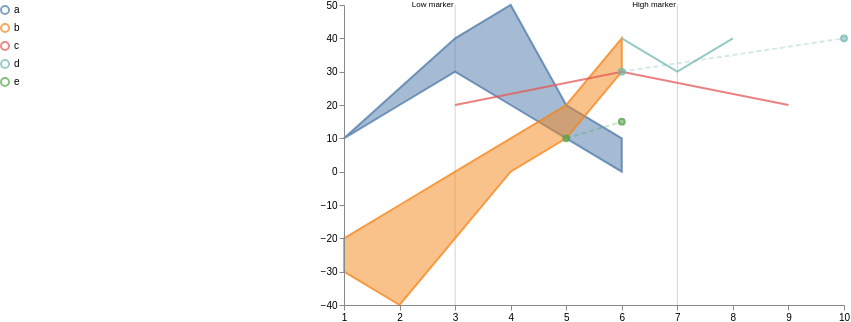

Write the Vega-Lite specification saved for this chart.
### Vega specification from a JSON file in a GitHub repository (floating-point values rounded to 4 significant figures)
{"$schema": "https://vega.github.io/schema/vega/v5.json", "width": 500, "height": 300, "scales": [{"name": "xscale", "type": "linear", "range": "width", "zero": false, "domain": {"fields": [{"data": "distributions", "field": "timepoint"}, {"data": "traces", "field": "timepoint"}, {"data": "points", "field": "timepoint"}, {"data": "markers", "field": "timepoint"}]}}, {"name": "yscale", "type": "linear", "range": "height", "nice": true, "zero": true, "domain": {"fields": [{"data": "distributions", "field": "lower"}, {"data": "distributions", "field": "upper"}, {"data": "traces", "field": "value"}, {"data": "points", "field": "value"}]}}, {"name": "color", "type": "ordinal", "range": "category", "domain": {"fields": [{"data": "distributions", "field": "trajectory"}, {"data": "traces", "field": "trajectory"}, {"data": "points", "field": "trajectory"}], "sort": {"order": "ascending"}}}], "axes": [{"name": "x_axis", "orient": "bottom", "scale": "xscale", "zindex": 100}, {"name": "y_axis", "orient": "left", "scale": "yscale", "zindex": 100}], "signals": [{"name": "clear", "value": true, "on": [{"events": "mouseup[!event.item]", "update": "true", "force": true}]}, {"name": "shift", "value": false, "on": [{"events": "@legendSymbol:click, @legendLabel:click", "update": "event.shiftKey", "force": true}]}, {"name": "clicked", "value": null, "on": [{"events": "@legendSymbol:click, @legendLabel:click", "update": "{value: datum.value}", "force": true}]}, {"name": "clearData", "value": true, "on": [{"events": "mouseup[!event.item]", "update": "true", "force": true}]}, {"name": "clickedData", "value": null, "on": [{"events": "@area:click", "update": "{value: datum.trajectory}", "force": true}]}], "legends": [{"name": "color_legend", "stroke": "color", "offset": 300, "labelLimit": 300, "orient": "left", "encode": {"symbols": {"name": "legendSymbol", "interactive": true, "update": {"fill": {"value": "transparent"}, "strokeWidth": {"value": 2}, "opacity": [{"test": "!length(data('selected')) || indata('selected', 'value', datum.value) || indata('selectedData', 'value', datum.value)", "value": 0.7}, {"value": 0.15}], "size": {"value": 64}}}, "labels": {"name": "legendLabel", "interactive": true, "update": {"opacity": [{"test": "!length(data('selectedData')) || indata('selectedData', 'value', datum.value)", "value": 1}, {"value": 0.25}]}}}}], "marks": [{"type": "group", "zindex": 3, "name": "_points", "from": {"facet": {"name": "points_split", "data": "points", "groupby": "trajectory"}}, "marks": [{"type": "symbol", "name": "_points_symbol", "from": {"data": "points_split"}, "zindex": 3, "encode": {"update": {"x": {"scale": "xscale", "field": "timepoint"}, "y": {"scale": "yscale", "field": "value"}, "size": {"value": 35}, "strokeWidth": {"value": 2}, "fill": {"scale": "color", "field": "trajectory"}, "stroke": {"scale": "color", "field": "trajectory"}, "fillOpacity": [{"test": "!length(data('selected')) || indata('selected', 'value', datum.trajectory)", "value": 0.5}, {"value": 0.15}], "strokeOpacity": [{"test": "!length(data('selected')) || indata('selected', 'value', datum.trajectory)", "value": 0.75}, {"value": 0.15}], "tooltip": {"field": "value"}}, "hover": {"fillOpacity": {"value": 0.9}}}}, {"type": "line", "name": "_points_line", "from": {"data": "points_split"}, "zindex": 3, "encode": {"update": {"x": {"scale": "xscale", "field": "timepoint"}, "y": {"scale": "yscale", "field": "value"}, "strokeWidth": {"value": 2}, "stroke": {"scale": "color", "field": "trajectory"}, "interpolate": {"value": "linear"}, "strokeDash": {"value": [5, 3]}, "strokeOpacity": [{"test": "!length(data('selected')) || indata('selected', 'value', datum.trajectory)", "value": 0.3}, {"value": 0.1}]}, "hover": {"fillOpacity": {"value": 0.9}}}}]}, {"type": "group", "zindex": 2, "name": "_traces", "from": {"facet": {"name": "traces_split", "data": "traces", "groupby": "trajectory"}}, "marks": [{"type": "line", "name": "_traces_lines", "from": {"data": "traces_split"}, "encode": {"update": {"x": {"scale": "xscale", "field": "timepoint"}, "y": {"scale": "yscale", "field": "value"}, "strokeWidth": {"value": 2}, "stroke": {"scale": "color", "field": "trajectory"}, "interpolate": {"value": "linear"}, "strokeOpacity": [{"test": "!length(data('selected')) || indata('selected', 'value', datum.trajectory)", "value": 0.75}, {"value": 0.15}]}, "hover": {"fillOpacity": {"value": 0.9}}}}]}, {"type": "group", "name": "_distributions", "zindex": 1, "from": {"facet": {"name": "trajectory_split", "data": "distributions", "groupby": "trajectory"}}, "marks": [{"type": "area", "name": "area", "interactive": true, "from": {"data": "trajectory_split"}, "encode": {"update": {"x": {"scale": "xscale", "field": "timepoint"}, "y": {"scale": "yscale", "field": "upper"}, "y2": {"scale": "yscale", "field": "lower"}, "interpolate": {"value": "linear"}, "strokeWidth": {"value": 2}, "fill": {"scale": "color", "field": "trajectory"}, "stroke": {"scale": "color", "field": "trajectory"}, "fillOpacity": [{"test": "!length(data('selected')) || indata('selected', 'value', datum.trajectory)", "value": 0.5}, {"value": 0.15}], "strokeOpacity": [{"test": "!length(data('selected')) || indata('selected', 'value', datum.trajectory)", "value": 0.75}, {"value": 0.15}]}, "hover": {"fillOpacity": {"value": 0.9}}}}]}, {"type": "group", "name": "_markers", "marks": [{"type": "rule", "name": "_marker text", "from": {"data": "markers"}, "encode": {"enter": {"stroke": {"value": "lightgray"}}, "update": {"x": {"scale": "xscale", "field": "timepoint"}, "y2": {"value": 0}, "y": {"signal": "height"}, "opacity": {"value": 1}}}}, {"type": "text", "name": "_marker flags", "from": {"data": "_marker text"}, "encode": {"enter": {"text": {"field": "datum.label"}, "y": {"value": 0}, "fontSize": {"value": 8}}}, "transform": [{"type": "label", "lineAnchor": "start", "as": ["x", "_y", "opacity", "align", "baseline"], "offset": [1], "size": {"signal": "[width, height]"}}]}]}], "data": [{"name": "distributions", "values": [{"timepoint": 1, "upper": 10, "lower": 10, "trajectory": "a"}, {"timepoint": 2, "upper": 20, "lower": 25, "trajectory": "a"}, {"timepoint": 4, "upper": 20, "lower": 50, "trajectory": "a"}, {"timepoint": 6, "upper": 0, "lower": 10, "trajectory": "a"}, {"timepoint": 1, "upper": -30, "lower": -20, "trajectory": "b"}, {"timepoint": 5, "upper": 10, "lower": 20, "trajectory": "a"}, {"timepoint": 2, "upper": -40, "lower": -10, "trajectory": "b"}, {"timepoint": 3, "upper": -20, "lower": 0, "trajectory": "b"}, {"timepoint": 3, "upper": 30, "lower": 40, "trajectory": "a"}, {"timepoint": 5, "upper": 10, "lower": 20, "trajectory": "b"}, {"timepoint": 4, "upper": 0, "lower": 10, "trajectory": "b"}, {"timepoint": 6, "upper": 30, "lower": 40, "trajectory": "b"}], "transform": [{"type": "collect", "sort": {"field": ["trajectory", "timepoint"]}}]}, {"name": "traces", "values": [{"timepoint": 6, "value": 30, "trajectory": "c"}, {"timepoint": 9, "value": 20, "trajectory": "c"}, {"timepoint": 3, "value": 20, "trajectory": "c"}, {"timepoint": 7, "value": 30, "trajectory": "d"}, {"timepoint": 6, "value": 40, "trajectory": "d"}, {"timepoint": 8, "value": 40, "trajectory": "d"}], "transform": [{"type": "filter", "expr": "isValid(datum.value)"}, {"type": "collect", "sort": {"field": ["trajectory", "timepoint"]}}]}, {"name": "points", "values": [{"timepoint": 6, "value": 30, "trajectory": "d"}, {"timepoint": 10, "value": 40, "trajectory": "d"}, {"timepoint": 5, "value": 10, "trajectory": "e"}, {"timepoint": 6, "value": 15, "trajectory": "e"}]}, {"name": "markers", "values": [{"timepoint": 3, "label": "Low marker"}, {"timepoint": 7, "label": "High marker"}]}, {"name": "selected", "on": [{"trigger": "clear", "remove": true}, {"trigger": "!shift", "remove": true}, {"trigger": "!shift && clicked", "insert": "clicked"}, {"trigger": "shift && clicked", "toggle": "clicked"}]}, {"name": "selectedData", "on": [{"trigger": "clearData", "remove": true}, {"trigger": "clickedData", "toggle": "clickedData"}]}]}
